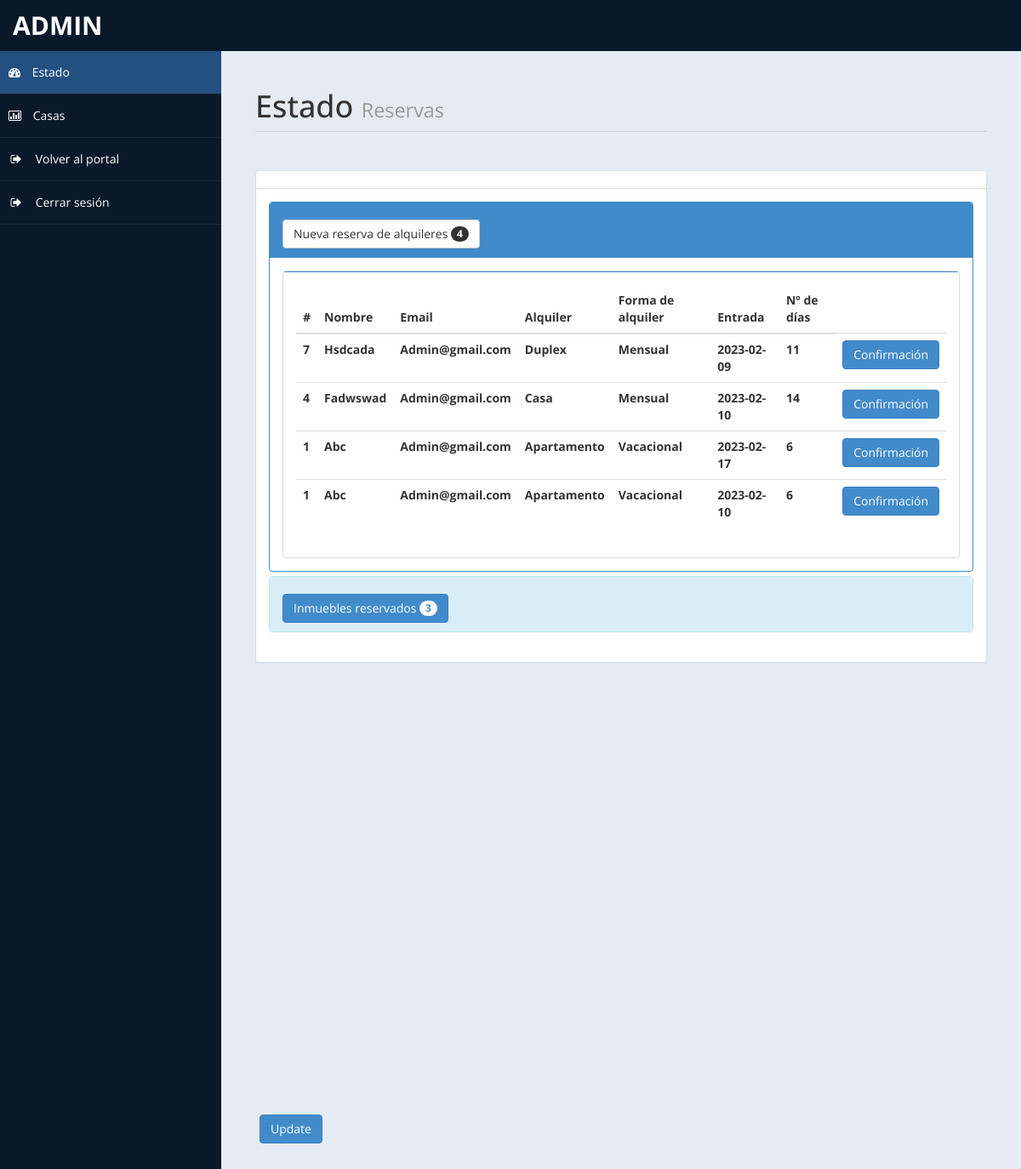
/admin/home.php (signed in), run on the app's committed database.
### tables this page shows
CREATE TABLE `housingbook` (
  `id` int(10) UNSIGNED NOT NULL,
  `housingId` int(10) UNSIGNED DEFAULT NULL,
  `userId` int(10) UNSIGNED DEFAULT NULL,
  `startDate` date DEFAULT NULL,
  `endDate` date DEFAULT NULL,
  `ndays` int(11) DEFAULT NULL,
  `status` varchar(20) NOT NULL DEFAULT 'Not Conform'
);

CREATE TABLE `housing` (
  `id` int(10) UNSIGNED NOT NULL,
  `titulo` varchar(40) NOT NULL,
  `type` varchar(15) DEFAULT NULL,
  `form` varchar(20) NOT NULL,
  `price` double(8,2) DEFAULT NULL,
  `owner` int(10) UNSIGNED DEFAULT NULL,
  `description` varchar(80) DEFAULT NULL
);

CREATE TABLE `user` (
  `id` int(10) UNSIGNED NOT NULL,
  `username` varchar(30) DEFAULT NULL,
  `email` varchar(30) DEFAULT NULL,
  `pass` varchar(30) DEFAULT NULL
);

### admin/home.php (the view, shortened to what this page needs)
<!DOCTYPE html>
<html xmlns="http://www.w3.org/1999/xhtml">
<head>
    <link href="assets/css/bootstrap.css" rel="stylesheet" />
    <link href="assets/css/font-awesome.css" rel="stylesheet" />
    <link href="assets/js/morris/morris-0.4.3.min.css" rel="stylesheet" />
    <link href="assets/css/custom-styles.css" rel="stylesheet" />
</head>
<body>
    <div id="wrapper">
        <nav class="navbar navbar-default top-navbar" role="navigation">
            <div class="navbar-header">
                <a class="navbar-brand" href="home.php"> <?php echo $_SESSION["user"]; ?> </a>
            </div>
        </nav>
        <nav class="navbar-default navbar-side" role="navigation">
            <div class="sidebar-collapse">
                <ul class="nav" id="main-menu">
                    <li>
                        <a class="active-menu" href="home.php"><i class="fa fa-dashboard"></i> Estado</a>
                    </li>
					<li>
                        <a href="settings.php"><i class="fa fa-bar-chart-o"></i> Casas
</a>
                    </li>
                    <li>
                        <a href="../index.php"><i class="fa fa-sign-out fa-fw"></i> Volver al portal
</a>
                    </li>
                    <li>
                        <a href="logout.php"><i class="fa fa-sign-out fa-fw"></i> Cerrar sesión
</a>
                    </li>
					</ul>
            </div>
        </nav>
        <div id="page-wrapper">
            <div id="page-inner">
                <div class="row">
                    <div class="col-md-12">
                        <h1 class="page-header">
                            Estado <small>Reservas
 </small>
                        </h1>
                    </div>
                </div>
				<?php
						include ('db.php');
						$sql = "select * from housingbook";
						$re = mysqli_query($con,$sql);
						$c =0;
						while($row=mysqli_fetch_array($re) )
						{
								$new = $row['status'];
								if($new=="Not Conform")
								{
									$c = $c + 1;
								}
						}
				?>
					<div class="row">
                <div class="col-md-12">
                    <div class="panel panel-default">
                        <div class="panel-heading">
                        </div>
                        <div class="panel-body">
                            <div class="panel-group" id="accordion">
							<div class="panel panel-primary">
                                    <div class="panel-heading">
                                        <h4 class="panel-title">
                                            <a data-toggle="collapse" data-parent="#accordion" href="#collapseTwo">
											<button class="btn btn-default" type="button">
												Nueva reserva de alquileres
  <span class="badge"><?php echo $c ; ?></span>
											</button>
											</a>
                                        </h4>
                                    </div>
                                    <div id="collapseTwo" class="panel-collapse in" style="height: auto;">
                                        <div class="panel-body">
                                           <div class="panel panel-default">
                        <div class="panel-body">
                            <div class="table-responsive">
                                <table class="table">
                                    <thead>
                                        <tr>
                                            <th>#</th>
                                            <th>Nombre</th>
                                            <th>Email</th>
											<th>Alquiler</th>
											<th>Forma de alquiler</th>
											<th>Entrada</th>
											<th>Nº de días</th>
                                        </tr>
                                    </thead>
                                    <tbody>
									<?php
									$tsql = "select * from housingbook, user, housing where user.id = housingbook.userId and housing.id = housingbook.housingId";
									$tre = mysqli_query($con,$tsql);
									while($trow=mysqli_fetch_array($tre) )
									{
										$co =$trow['status'];
										if($co=="Not Conform")
										{
											echo"<tr>
												<th>".$trow['id']."</th>
                                                <th>".$trow['titulo']."</th>
												<th>".$trow['email']."</th>
												<th>".$trow['type']."</th>
												<th>".$trow['form']."</th>
												<th>".$trow['startDate']."</th>
												<th>".$trow['ndays']."</th>
												<th><a href='casasbook.php?rid=".$trow['id']." ' class='btn btn-primary'>Confirmación</a></th>
												</tr>";
										}
									}
									?>
                                    </tbody>
                                </table>
                            </div>
                        </div>
                    </div>
                                        </div>
                                    </div>
                                </div>
								<?php
								$rsql = "SELECT * FROM `housingbook`";
								$rre = mysqli_query($con,$rsql);
								$r =0;
								while($row=mysqli_fetch_array($rre) )
								{
										$br = $row['status'];
										if($br=="Conform")
										{
											$r = $r + 1;
										}
								}
								?>
                                <div class="panel panel-info">
                                    <div class="panel-heading">
                                        <h4 class="panel-title">
                                            <a data-toggle="collapse" data-parent="#accordion" href="#collapseOne" class="collapsed">
											<button class="btn btn-primary" type="button">
												 Inmuebles reservados
                                                <span class="badge"><?php echo $r ; ?></span>
											</button>
											</a>
                                        </h4>
                                    </div>
                                </div>
                                </div>
                            </div>
                        </div>
                    </div>
                </div>
            </div>
				<div class='panel-body'>
                            <button class='btn btn-primary btn' data-toggle='modal' data-target='#myModal'>
                              Update
                            </button>
                            </div>
                        </div>
            </div>
</body>
</html>

### admin/assets/css/custom-styles.css (style rules this page uses)
body { font-family: 'Open Sans', sans-serif; }
#wrapper { width: 100%; background:#09192A; }
#page-wrapper { padding: 15px 15px; min-height: 600px; background:#E5EBF2; }
#page-inner { width:100%; margin:10px 20px 10px 0px; background-color:transparent; padding:10px; min-height:1200px; }
h1, .h1, h2, .h2, h3, .h3 { margin-top: 7px; margin-bottom: -5px; }
h4 { padding-top:10px; }
.page-header { padding-bottom: 9px; margin: 10px 0 45px; border-bottom: 1px solid #C7D1DD; }
.panel-default > .panel-heading { color: #000; background-color: #FFFFFF; border-color: #ddd; font-weight:bold; }
.top-navbar { margin:0px; }
.top-navbar .navbar-brand { color: #fff; width: 260px; text-align: left; height: 60px; font-size: 30px; font-weight: 700; text-transform: uppercase; line-height: 30px; }
.active-menu { background-color:#225081!important; }
.sidebar-collapse , .sidebar-collapse .nav { background:none; }
.sidebar-collapse .nav { padding:0; }
.sidebar-collapse .nav > li > a { color:#fff; background:transparent; text-shadow:none; }
.sidebar-collapse > .nav > li > a { padding:15px 10px; }
.sidebar-collapse > .nav > li { border-bottom: 1px solid rgba(107, 108, 109, 0.19); }
.navbar-side { border:none; background-color: transparent; }
.top-navbar { background:#09192A; border-bottom:none; }
.navbar-default { border:0px solid black; }
.navbar-header { background: #09192A; }
.nav > li > a > i { margin-right:10px; }
@media (min-width:768px) { #page-wrapper { margin: 0 0 0 260px; padding: 15px 30px; min-height: 1200px; } }
@media (min-width:768px) { .navbar-side { z-index: 1; position: absolute; width: 260px; } }
@media (min-width:768px) { .navbar { border-radius: 0px; } }

### data on the page
housingbook: housingId "7", housingId.titulo "Hsdcada", userId.email "Admin@gmail.com", housingId.type "Duplex", housingId.form "Mensual", startDate "2023-02-09", ndays "11"
housingbook: housingId "4", housingId.titulo "Fadwswad", userId.email "Admin@gmail.com", housingId.type "Casa", housingId.form "Mensual", startDate "2023-02-10", ndays "14"
housingbook: housingId "1", housingId.titulo "Abc", userId.email "Admin@gmail.com", housingId.type "Apartamento", housingId.form "Vacacional", startDate "2023-02-17", ndays "6"
housingbook: housingId "1", housingId.titulo "Abc", userId.email "Admin@gmail.com", housingId.type "Apartamento", housingId.form "Vacacional", startDate "2023-02-10", ndays "6"

### other printed values
$_SESSION["user"] "ADMIN"
$c "4"
$r "3"
